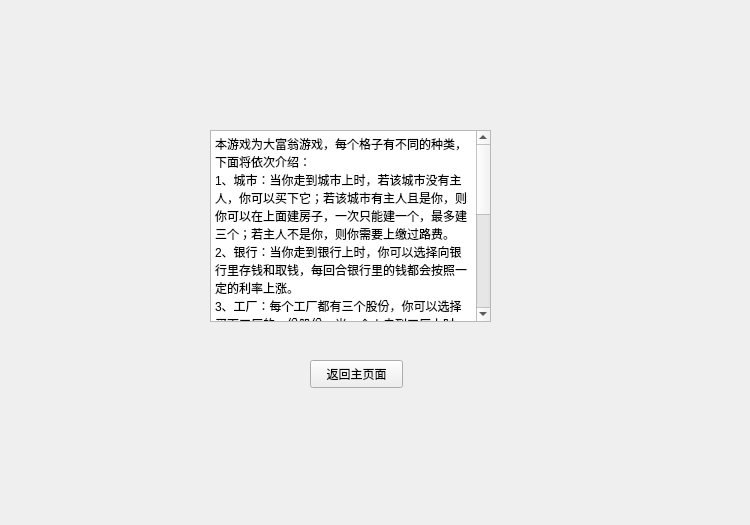
<?xml version="1.0" encoding="UTF-8"?>
<ui version="4.0">
 <class>rules</class>
 <widget class="QWidget" name="rules">
  <property name="geometry">
   <rect>
    <x>0</x>
    <y>0</y>
    <width>750</width>
    <height>525</height>
   </rect>
  </property>
  <property name="windowTitle">
   <string>Form</string>
  </property>
  <widget class="QTextBrowser" name="textBrowser">
   <property name="geometry">
    <rect>
     <x>210</x>
     <y>130</y>
     <width>281</width>
     <height>192</height>
    </rect>
   </property>
   <property name="html">
    <string>&lt;!DOCTYPE HTML PUBLIC &quot;-//W3C//DTD HTML 4.0//EN&quot; &quot;http://www.w3.org/TR/REC-html40/strict.dtd&quot;&gt;
&lt;html&gt;&lt;head&gt;&lt;meta name=&quot;qrichtext&quot; content=&quot;1&quot; /&gt;&lt;meta charset=&quot;utf-8&quot; /&gt;&lt;style type=&quot;text/css&quot;&gt;
p, li { white-space: pre-wrap; }
hr { height: 1px; border-width: 0; }
li.unchecked::marker { content: &quot;\2610&quot;; }
li.checked::marker { content: &quot;\2612&quot;; }
&lt;/style&gt;&lt;/head&gt;&lt;body style=&quot; font-family:'Microsoft YaHei UI'; font-size:9pt; font-weight:400; font-style:normal;&quot;&gt;
&lt;p style=&quot; margin-top:0px; margin-bottom:0px; margin-left:0px; margin-right:0px; -qt-block-indent:0; text-indent:0px;&quot;&gt;本游戏为大富翁游戏，每个格子有不同的种类，下面将依次介绍：&lt;/p&gt;
&lt;p style=&quot; margin-top:0px; margin-bottom:0px; margin-left:0px; margin-right:0px; -qt-block-indent:0; text-indent:0px;&quot;&gt;1、城市：当你走到城市上时，若该城市没有主人，你可以买下它；若该城市有主人且是你，则你可以在上面建房子，一次只能建一个，最多建三个；若主人不是你，则你需要上缴过路费。&lt;/p&gt;
&lt;p style=&quot; margin-top:0px; margin-bottom:0px; margin-left:0px; margin-right:0px; -qt-block-indent:0; text-indent:0px;&quot;&gt;2、银行：当你走到银行上时，你可以选择向银行里存钱和取钱，每回合银行里的钱都会按照一定的利率上涨。&lt;/p&gt;
&lt;p style=&quot; margin-top:0px; margin-bottom:0px; margin-left:0px; margin-right:0px; -qt-block-indent:0; text-indent:0px;&quot;&gt;3、工厂：每个工厂都有三个股份，你可以选择买下工厂的一份股份，当一个人走到工厂上时，若没有工厂的股份，则需要给每个有股份的人一份过路费。&lt;/p&gt;
&lt;p style=&quot; margin-top:0px; margin-bottom:0px; margin-left:0px; margin-right:0px; -qt-block-indent:0; text-indent:0px;&quot;&gt;4、机场：可以飞往任何一个地方（除了机场）并执行对应操作(&lt;span style=&quot; color:#ff0000;&quot;&gt;每次输入完要去的地方时要点击玩家对应的传送按钮才能飞到那个地方，否则视为放弃&lt;/span&gt;)。&lt;/p&gt;
&lt;p style=&quot; margin-top:0px; margin-bottom:0px; margin-left:0px; margin-right:0px; -qt-block-indent:0; text-indent:0px;&quot;&gt;5、监狱：下一回合不能进行操作（银行里的钱下一回合也不会增加）。&lt;/p&gt;
&lt;p style=&quot; margin-top:0px; margin-bottom:0px; margin-left:0px; margin-right:0px; -qt-block-indent:0; text-indent:0px;&quot;&gt;胜利条件：&lt;/p&gt;
&lt;p style=&quot; margin-top:0px; margin-bottom:0px; margin-left:0px; margin-right:0px; -qt-block-indent:0; text-indent:0px;&quot;&gt;若在80个回合前场上只有一个玩家存活，则该玩家获胜；若80个回合后场上有两个及以上玩家存活，则&lt;span style=&quot; color:#ff0000;&quot;&gt;现有金币&lt;/span&gt;最多者获胜。（若有并列则直到只有一个人最多的时候分出胜负）&lt;/p&gt;&lt;/body&gt;&lt;/html&gt;</string>
   </property>
  </widget>
  <widget class="QPushButton" name="pushButton">
   <property name="geometry">
    <rect>
     <x>310</x>
     <y>360</y>
     <width>93</width>
     <height>28</height>
    </rect>
   </property>
   <property name="text">
    <string>返回主页面</string>
   </property>
  </widget>
 </widget>
 <resources/>
 <connections/>
</ui>
